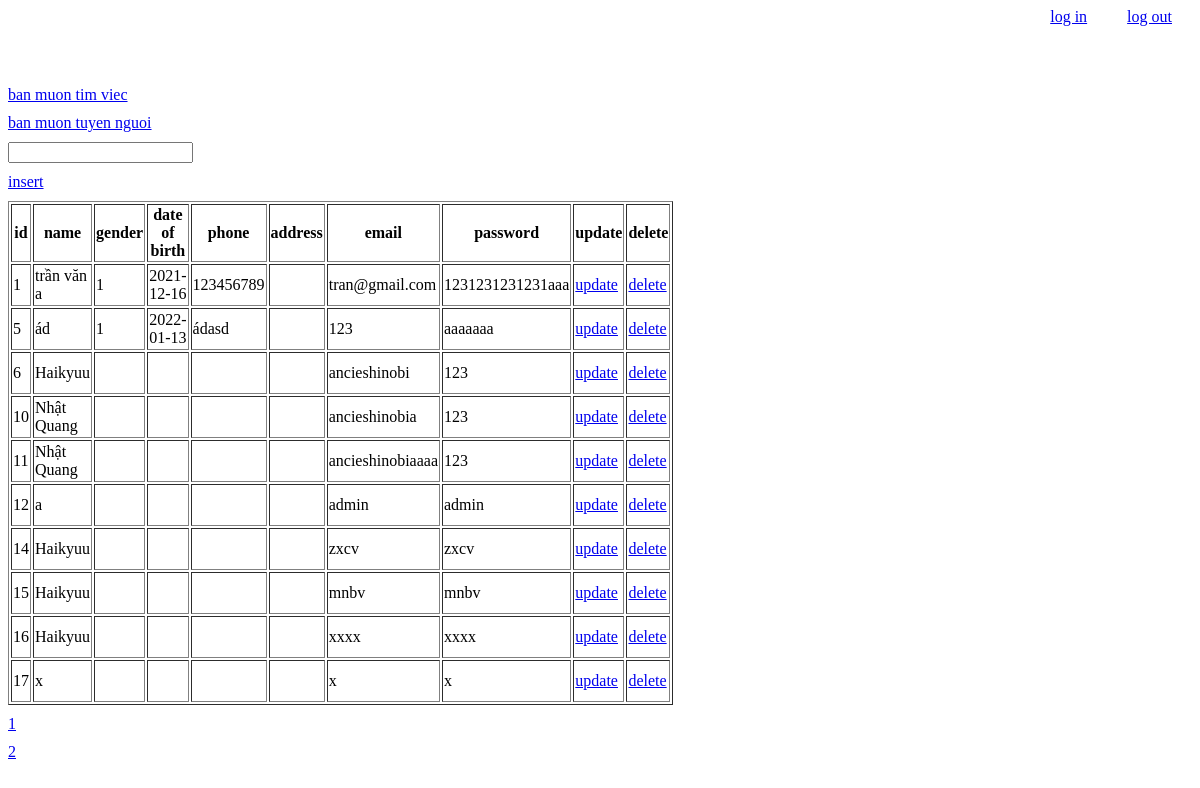
/customers/index.php (signed in), run on the app's committed database.
### tables this page shows
CREATE TABLE `customers` (
  `id_cus` int(11) NOT NULL,
  `name` varchar(100) NOT NULL,
  `gender` bit(1) DEFAULT NULL,
  `birth` date DEFAULT NULL,
  `phone` varchar(15) DEFAULT NULL,
  `address` varchar(200) DEFAULT NULL,
  `email` varchar(50) NOT NULL,
  `password` varchar(50) NOT NULL
);

### customers/index.php (the view, shortened to what this page needs)
<?php
if(!isset($_SESSION['id'])){
echo 'bạn cần đăng nhập';
?>
<!DOCTYPE html>
<html lang="en">
<head>
    <meta charset="UTF-8">
    <meta http-equiv="X-UA-Compatible" content="IE=edge">
    <meta name="viewport" content="width=device-width, initial-scale=1.0">
    <title>Document</title>
    <link rel="stylesheet" href="http://localhost/admin/style.css">
</head>
<body>
<div class="header">
        <div class="sub_header">
            <a href="../signin.php">log in</a><a href="../signout.php">log out</a>
        </div>
    </div>
</body>
</html>
   <?php
}
else {
    include '../header.php';
    $page = 1;
    $search ='';
    $connect = mysqli_connect('localhost','root','','20');
    mysqli_set_charset($connect,'utf8');
    $sql="select count(*) from customers
    where (name like '%$search%' or id_cus like '%$search%') ";
    $array_result= mysqli_query($connect,$sql);
    $record = mysqli_fetch_array($array_result)['count(*)'];
    $record_per_page = 10;
    $page_number = ceil($record/$record_per_page);
    $offset = ($page-1)*$record_per_page;
    $connect = mysqli_connect('localhost','root','','20');
    $sql="select * from customers
    where (name like '%$search%' or id_cus like '%$search%')
    limit $record_per_page offset $offset
    ";
    mysqli_set_charset($connect,'utf8');
    $array_result= mysqli_query($connect,$sql);
    ?>
     <caption>
        <form action="" method="get">
            <input type="search" name="search" value="<?php echo $search ?>">
        </form>
    </caption>
    <a href="insert.php">insert</a>
    <table width='100%' border= '1px solid black'>
            <tr>
                <th>id</th>
                <th>name</th>
                <th>gender</th>
                <th>date of birth</th>
                <th>phone</th>
                <th>address</th>
                <th>email</th>
                <th>password</th>
                <th>update</th>
                <th>delete</th>
            </tr>
            <?php foreach ($array_result as $each){ ?>
            <tr>
                <td><?php echo $each['id_cus'] ?></td>
                <td><?php echo $each['name'] ?></td>
                <td><?php echo $each['gender'] ?></td>
                <td><?php echo $each['birth'] ?></td>
                <td><?php echo $each['phone'] ?></td>
                <td><?php echo $each['address'] ?></td>
                <td><?php echo $each['email'] ?></td>
                <td><?php echo $each['password'] ?></td>
                <td><a href="update.php?id=<?php echo $each['id_cus'] ?>">
                 update
                </a>
                </td>
                <td><a href="delete_process.php?id=<?php echo $each['id_cus'] ?>">
                 delete
                </a>
                </td>
            </tr>
            <?php } ?>
        </table>
        <?php   for ($x = 1;$x <= $page_number; $x++){ ?>
                <a href="?page=<?php echo $x ?>&search=<?php echo $search ?>"> <?php echo $x ?> </a>
            <?php } ?>
<?php include '../footer.php'; } ?>

### header.php (shortened to what this page needs)
<!DOCTYPE html>
<html lang="en">
<head>
    <link rel="stylesheet" href="http://localhost/20/20/admin/style.css">
</head>
<body>
    <div class="header">
        <div class="sub_header">
            <a href="../index.php">log in</a><a href="../signout.php">log out</a>
        </div>
    </div>
<div class="body">
    <div class="side_bar">
    <a href="../comments">ban muon tim viec</a>
    <a href="../customers">ban muon tuyen nguoi</a>
    <div class="content" style="width: 100%;">

### footer.php (shortened to what this page needs)
</div>
</div>
</body>
</html>

### style.css (style rules this page uses)
.header { text-align: right; }
.sub_header { display : inline-block }
.sub_header a { margin : 0 20px }
.body { display: flex ; flex-direction: row; margin : 50px 0 }
.side_bar { width: 200px; }
.side_bar a { display: block; margin: 10px 0 ; }

### data on the page
customers: id_cus "1", name "trần văn a", gender "1", birth "2021-12-16", phone "123456789", email "tran@gmail.com", password "1231231231231aaa"
customers: id_cus "5", name "ád", gender "1", birth "2022-01-13", phone "ádasd", email "123", password "aaaaaaa"
customers: id_cus "6", name "Haikyuu", email "ancieshinobi", password "123"
customers: id_cus "10", name "Nhật Quang", email "ancieshinobia", password "123"
customers: id_cus "11", name "Nhật Quang", email "ancieshinobiaaaa", password "123"
customers: id_cus "12", name "a", email "admin", password "admin"
customers: id_cus "14", name "Haikyuu", email "zxcv", password "zxcv"
customers: id_cus "15", name "Haikyuu", email "mnbv", password "mnbv"
customers: id_cus "16", name "Haikyuu", email "xxxx", password "xxxx"
customers: id_cus "17", name "x", email "x", password "x"
